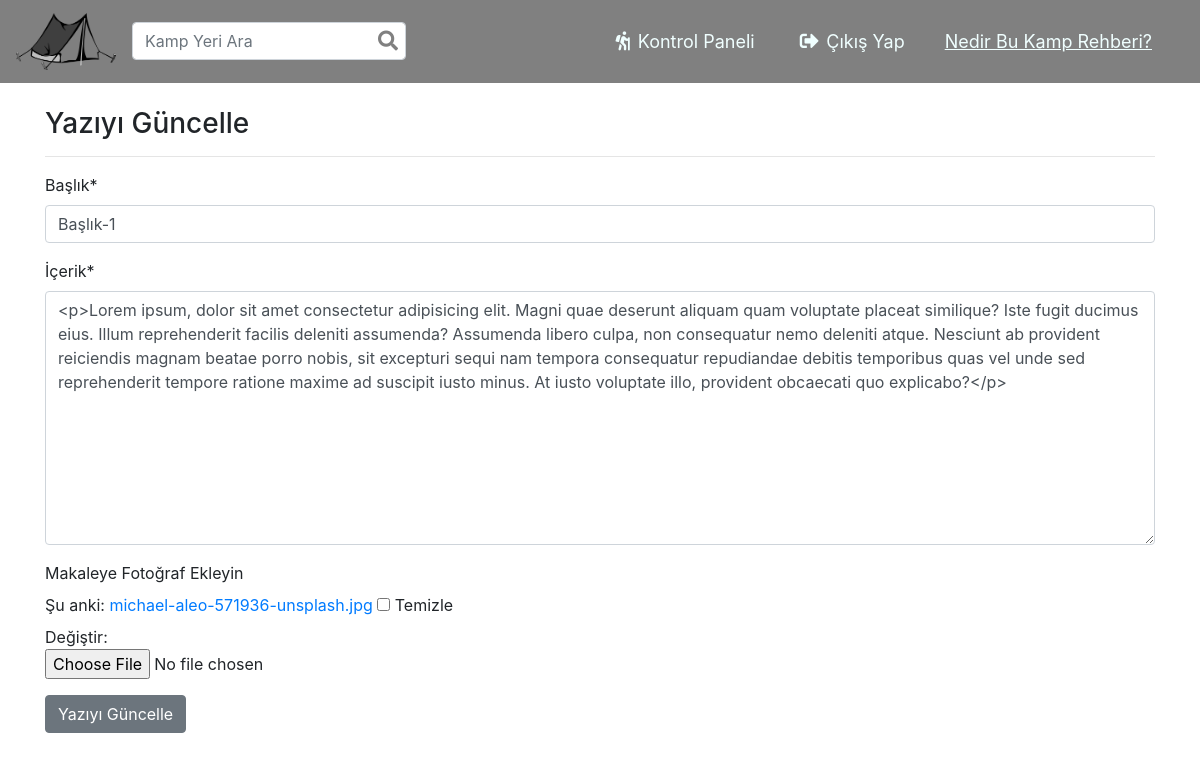
The app's page /Blog/update/19 (signed in) with its own data.
### Blog/models.py (models this page shows)
class Article(models.Model):
    author = models.ForeignKey('auth.User', on_delete = models.CASCADE, verbose_name = 'Yazar')
    title = models.CharField(max_length = 50, verbose_name = 'Başlık')
    content = RichTextField(verbose_name = 'İçerik')
    created_date = models.DateTimeField(auto_now_add = True, verbose_name = 'Oluşturulma Tarihi')
    article_image = models.FileField(blank = True, null = True, verbose_name = 'Makaleye Fotoğraf Ekleyin')

### Blog/views.py (the view)
# urls.py: path('update/<int:id>', views.updateArticle, name = 'update'),
@login_required(login_url = 'User:login') # Oturum Kontrol Etme
def updateArticle(request, id):
    article = get_object_or_404(Article, id = id, author = request.user)
    form = ArticleForm(request.POST or None, request.FILES or None, instance = article)
    if form.is_valid():
        article = form.save(commit = False)
        article.author = request.user
        article.save()
        messages.success(request, 'Yazınız Başarıyla Güncellendi')
        return redirect('index')
    return render(request, 'update.html', {'form': form})

### Blog/forms.py
class ArticleForm(forms.ModelForm):
    class Meta:
        model = Article
        fields = ['title', 'content', 'article_image']

### templates/update.html (shortened to what this page needs)
{% extends "layout.html" %}
{% load crispy_forms_tags %}
{% block body %}
<div class="container mt-4">
        <h3>Yazıyı Güncelle</h3>
    <hr>
    <form method = "POST" enctype="multipart/form-data">
        {{form|crispy}}
        <button type="submit" class="btn btn-secondary">Yazıyı Güncelle</button>
    </form>
</div>
{% endblock body %}" %}

### records on screen
Article: title "Başlık-1", content "<p>Lorem ipsum, dolor sit amet consectetur adipisicing elit. Magni quae deserunt aliquam quam voluptate placeat similique? Iste fugit ducimus eius. Illum reprehenderit facilis deleniti assumenda? Assumenda libero culpa, non consequatur nemo deleniti atque. Nesciunt ab provident reiciendis magnam beatae porro nobis, sit excepturi sequi nam tempora consequatur repudiandae debitis temporibus quas vel unde sed reprehenderit tempore ratione maxime ad suscipit iusto minus. At iusto voluptate illo, provident obcaecati quo explicabo?</p>"
